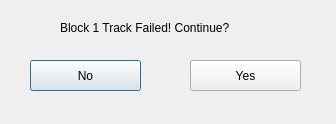
<?xml version="1.0" encoding="UTF-8"?>
<ui version="4.0">
 <class>FailAlert</class>
 <widget class="QDialog" name="FailAlert">
  <property name="geometry">
   <rect>
    <x>0</x>
    <y>0</y>
    <width>336</width>
    <height>124</height>
   </rect>
  </property>
  <property name="windowTitle">
   <string>Dialog</string>
  </property>
  <widget class="QPushButton" name="pushButton">
   <property name="geometry">
    <rect>
     <x>30</x>
     <y>60</y>
     <width>111</width>
     <height>31</height>
    </rect>
   </property>
   <property name="text">
    <string>No</string>
   </property>
  </widget>
  <widget class="QLabel" name="fail_msg">
   <property name="geometry">
    <rect>
     <x>60</x>
     <y>20</y>
     <width>221</width>
     <height>16</height>
    </rect>
   </property>
   <property name="font">
    <font>
     <pointsize>9</pointsize>
    </font>
   </property>
   <property name="text">
    <string>Block 1 Track Failed! Continue?</string>
   </property>
  </widget>
  <widget class="QPushButton" name="pushButton_2">
   <property name="geometry">
    <rect>
     <x>190</x>
     <y>60</y>
     <width>111</width>
     <height>31</height>
    </rect>
   </property>
   <property name="text">
    <string>Yes</string>
   </property>
  </widget>
 </widget>
 <resources/>
 <connections/>
</ui>
